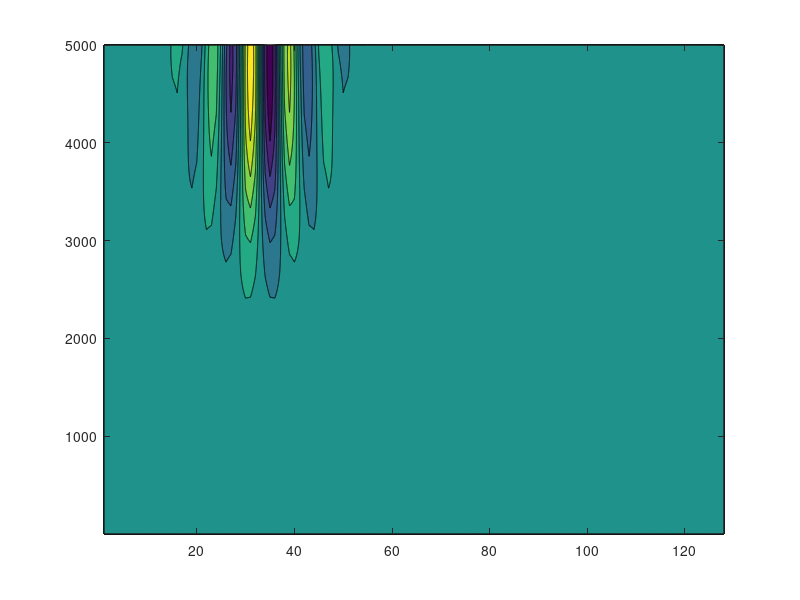

Reproduce this figure in MATLAB.
tic
% Implementation of the Kuramoto-Sivashinsky equation
% u_t + u_xxxx + u_xx + uu_x = 0
% Central differences in space, forwards in time
% U(n+1) = (I - A - B)U(n) - D*R(U(n))

f = @(x) cos(x/16) .* (1 + sin(x/16));

% Initial values
L = 32*pi;
M = 2^7;
h = L/(M);
x = 0:h:32*pi-h;

N = 5000;
k = 0.01;
T = 5;
% N_time = T/k;

r = k/(h^4)

% Creating the U-matrix and inserting boundary condition

U = zeros(M, N);
U(:,1) = f(x);
U_R = U;

% Construction of the A-, B- and D-matrix
e = ones(M,1);
diagVecA = [-M+1 -M+2 -2:2 M-2 M-1];
A = (k/(h^4)) * spdiags([-4*e e e -4*e 6*e -4*e e e -4*e], diagVecA, M, M);

diagVecB = [-M+1 -1:1 M-1];
B = (k/(h^2)) * spdiags([e e -2*e e e], diagVecB, M, M);

diagVecD_R = [-M+1 -1 1 M-1];
D = (k/(2*h)) * spdiags([1*e -1*e 1*e -1*e], diagVecD_R, M, M);

% D = spdiags([1*e -1*e 1*e -1*e], diagVecD_R, M, M)*D;
% diagVecD = [-M+1 -1 1 M-1];
% D = (k/(4*h)) * spdiags([1*e -1*e 1*e -1*e], diagVecD, M, M);


% spectral_radius = max(abs(eig(C1)));



% Testing out: U(x,0) = -2*U_xx - U_xxxx
% rho = 1/(2^7)*cos(x/16).*(1 + 4*sin(x/16)) - 1/(2^16)*cos(x/16).*(1+16*sin(x/16));
% R = spdiags(rho', 0, M, M);
% 


% Finding U(T=20)
% for n = 1:N-1
%     U(:,n+1) = (eye(M) - A - B)*U(:,n) - D*(U(:,n).^2);
% end

% R_diag = (U(:,1) + U(:,N_time))/2;
R_diag = (U(:,1));
R = spdiags(R_diag, 0, M, M);
% 
C = (eye(M) - A - B); 

E = full(D*R);
% plot(eig(E), '*');

% C1 = (eye(M)-A-B-D);
% C2 = (eye(M)-A-B);
eigen_C = (eig(C));
% plot(eig(C2), '*')
% spec_C2 = max(abs(eig(C2)));
% 
% 
for n = 1:N-1
    U_R(:,n+1) = (eye(M) - A - B)*U_R(:,n) - 0.5*D*R*U_R(:,n);
end

% 
% C2 = (eye(M) - A - B - D*R);
% spec_C2 = max(abs(eig(C2)));
% err = (U-U_R);
% norm(err)

% figure(1)
% contourf(U')
% figure(2)
contourf(U_R')

toc
